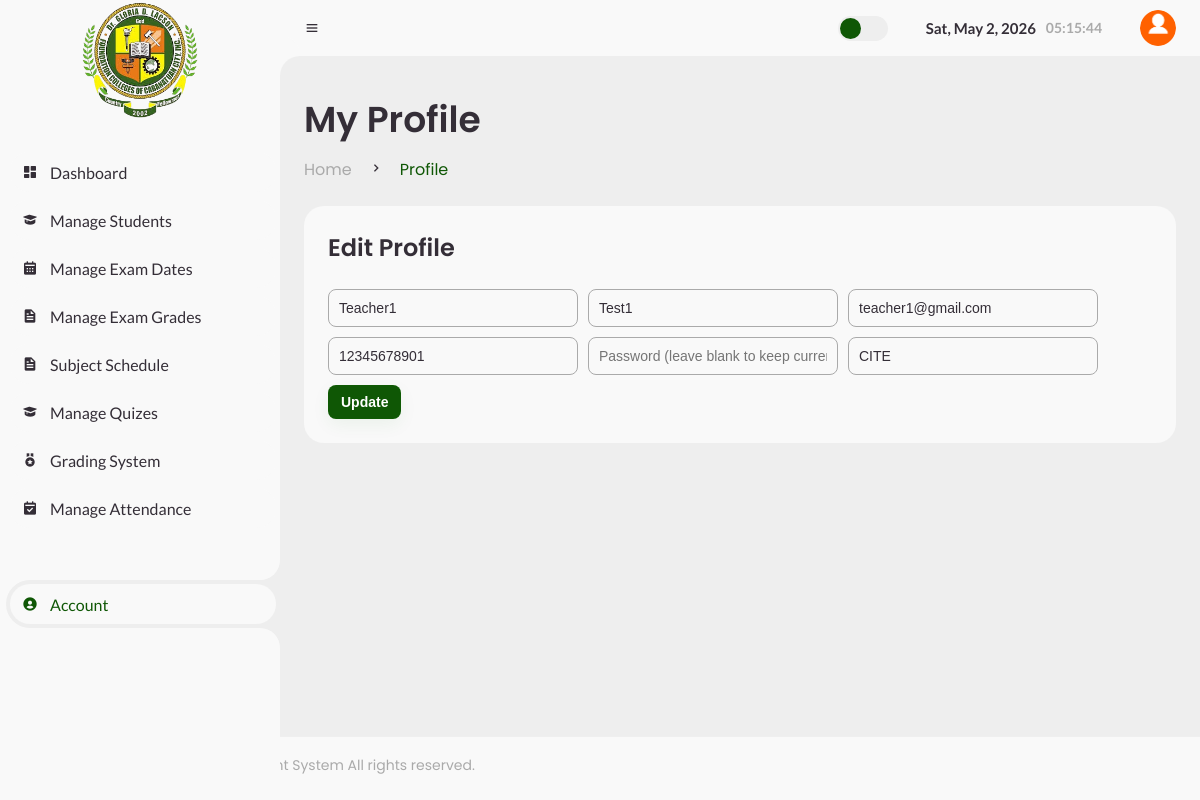
Screenshot of /Classteacher/teacher_account.php (signed in) with the database file from the repository.
### tables this page shows
CREATE TABLE `users` (
  `user_id` int(11) NOT NULL,
  `student_id_number` varchar(20) DEFAULT NULL,
  `username` varchar(50) NOT NULL,
  `password` varchar(255) NOT NULL,
  `role` enum('admin','teacher','student','parent') NOT NULL,
  `first_name` varchar(50) NOT NULL,
  `last_name` varchar(50) NOT NULL,
  `email` varchar(100) DEFAULT NULL,
  `contact_number` varchar(20) DEFAULT NULL,
  `profile_picture` varchar(255) DEFAULT NULL,
  `created_at` timestamp NOT NULL DEFAULT current_timestamp()
);

CREATE TABLE `courses` (
  `course_id` int(11) NOT NULL,
  `course_name` varchar(100) NOT NULL,
  `department_name` varchar(100) NOT NULL,
  `description` text DEFAULT NULL
);

### Classteacher/teacher_account.php (the view, shortened to what this page needs)
<?php include 'header.php'; ?>
<?php
$teacherId = $_SESSION['user_id'] ?? 0;
$res = mysqli_query($conn,"
    SELECT u.*, c.department_name AS department_name
    FROM users u
    JOIN teachers t ON u.user_id = t.user_id
    LEFT JOIN courses c ON t.course_id = c.course_id
    WHERE u.user_id = '$teacherId' AND u.role='teacher'
");
$teacher = mysqli_fetch_assoc($res);
?>
<main>
<div class="head-title">
    <div class="left">
        <h1>My Profile</h1>
        <ul class="breadcrumb">
            <li><a href="#">Home</a></li>
            <li><i class='bx bx-chevron-right'></i></li>
            <li><a class="active">Profile</a></li>
        </ul>
    </div>
</div>
<div class="table-data">
    <div class="order">
        <div class="head"><h3>Edit Profile</h3></div>
        <form method="POST" class="form-class">
            <input type="text" name="fname" placeholder="First Name" value="<?php echo $teacher['first_name'] ?? ''; ?>" required>
            <input type="text" name="lname" placeholder="Last Name" value="<?php echo $teacher['last_name'] ?? ''; ?>" required>
            <input type="email" name="email" placeholder="Email" value="<?php echo $teacher['email'] ?? ''; ?>" required>
            <input type="text" name="phone" placeholder="Phone" value="<?php echo $teacher['contact_number'] ?? ''; ?>" required>
            <input type="text" name="password" placeholder="Password (leave blank to keep current)">
            <input type="text" value="<?php echo $teacher['department_name'] ?? ''; ?>" disabled placeholder="Department">
            <button type="submit" name="update" class="btn primary">Update</button>
        </form>
    </div>
</div>
</main>
<?php include 'stms_footer.php'; ?>

### Css/stms.css (style rules this page uses)
* { margin: 0; padding: 0; box-sizing: border-box; }
a { text-decoration: none; }
li { list-style: none; }
:root { --poppins: 'Poppins', sans-serif; --success-bg: #d4edda; --success-color: #0f5705; --error-bg: #f8d7da; --error-color: #721c24; --lato: 'Lato', sans-serif; --light: #F9F9F9; --blue: #0f5705; --light-blue: #CFE8FF; --grey: #eee; --dark-grey: #AAAAAA; --dark: #342E37; --red: #DB504A; --yellow: #FFb700; --light-yellow: #FFF2C6; --orange: #FD7238; --light-orange: #FFE0D3; --footer-height: 64px; --btn-primary: #3C91E6; --btn-primary-hover: #0f5705; --btn-danger: #dc3545; --btn-danger-hover: #b02a37; --status-success-bg: #d4edda; --status-success-color: #0f5705; --status-error-bg: #f8d7da; --status-error-color: #721c24; --table-bg: #ffffff; --table-row-hover: #f9f9f9; }
html { overflow-x: hidden; }
.form-class { margin-top:15px; }
.search-input, .form-class input, .form-class select, .form-class textarea { padding:10px 12px; border-radius:8px; border:1px solid var(--grey); outline:none; background: transparent; color: var(--dark); font-size:14px; width:100%; box-sizing: border-box; }
.btn { padding:8px 15px; border-radius:6px; border:none; cursor:pointer; text-decoration:none; display:inline-block; color: #fff; }
.btn.primary { background:var(--blue); color: #fff; }
body { background: var(--grey); overflow-x: hidden; }
.head-title { display: flex; align-items: center; gap: 16px; }
.form-class { display:flex; gap:10px; margin-top:15px; }
.form-class input { padding:10px; border-radius:8px; border:1px solid var(--dark-grey); outline:none; width:250px; background: transparent; color: var(--dark); }
.btn { padding:8px 15px; border-radius:6px; border:none; cursor:pointer; text-decoration:none; display:inline-block; }
.btn.primary { background:var(--btn-primary); color:var(--dark); }
.form-class { display:flex; gap:10px; margin-top:15px; align-items:center; flex-wrap:wrap; }
#content main { width: 100%; padding: 36px 24px; font-family: var(--poppins); max-height: calc(100vh - 56px); overflow-y: auto; }
#content main .head-title { display: flex; align-items: center; justify-content: space-between; grid-gap: 16px; flex-wrap: wrap; }
#content main .head-title .left h1 { font-size: 36px; font-weight: 600; margin-bottom: 10px; color: var(--dark); }
#content main .head-title .left .breadcrumb { display: flex; align-items: center; grid-gap: 16px; }
#content main .head-title .left .breadcrumb li { color: var(--dark); }
#content main .head-title .left .breadcrumb li a { color: var(--dark-grey); pointer-events: none; }
#content main .head-title .left .breadcrumb li a.active { color: var(--blue); pointer-events: unset; }
#content main .table-data { display: flex; flex-wrap: wrap; grid-gap: 24px; margin-top: 24px; width: 100%; color: var(--dark); }
#content main .table-data > div { border-radius: 20px; background: var(--light); padding: 24px; overflow-x: auto; }
#content main .table-data .head { display: flex; align-items: center; grid-gap: 16px; margin-bottom: 24px; }
#content main .table-data .head h3 { margin-right: auto; font-size: 24px; font-weight: 600; }
#content main .table-data .order { flex-grow: 1; flex-basis: 500px; }
.btn { display: inline-flex; align-items: center; justify-content: center; gap: 8px; padding: 8px 12px; border-radius: 8px; border: 1px solid rgba(0,0,0,0.06); background: transparent; color: #fff; text-decoration: none; cursor: pointer; font-weight: 600; font-size: 14px; }
.btn.primary { background: var(--blue); color: #fff; border-color: rgba(18,113,6,0.12); box-shadow: 0 6px 18px rgba(18,113,6,0.06); }
.btn, .btn.primary, .btn.danger, .view-btn { color: #fff !important; }

### rows the page displays
users: fname "Teacher1", lname "Test1", email "teacher1@gmail.com", phone "12345678901", department_name "CITE"
